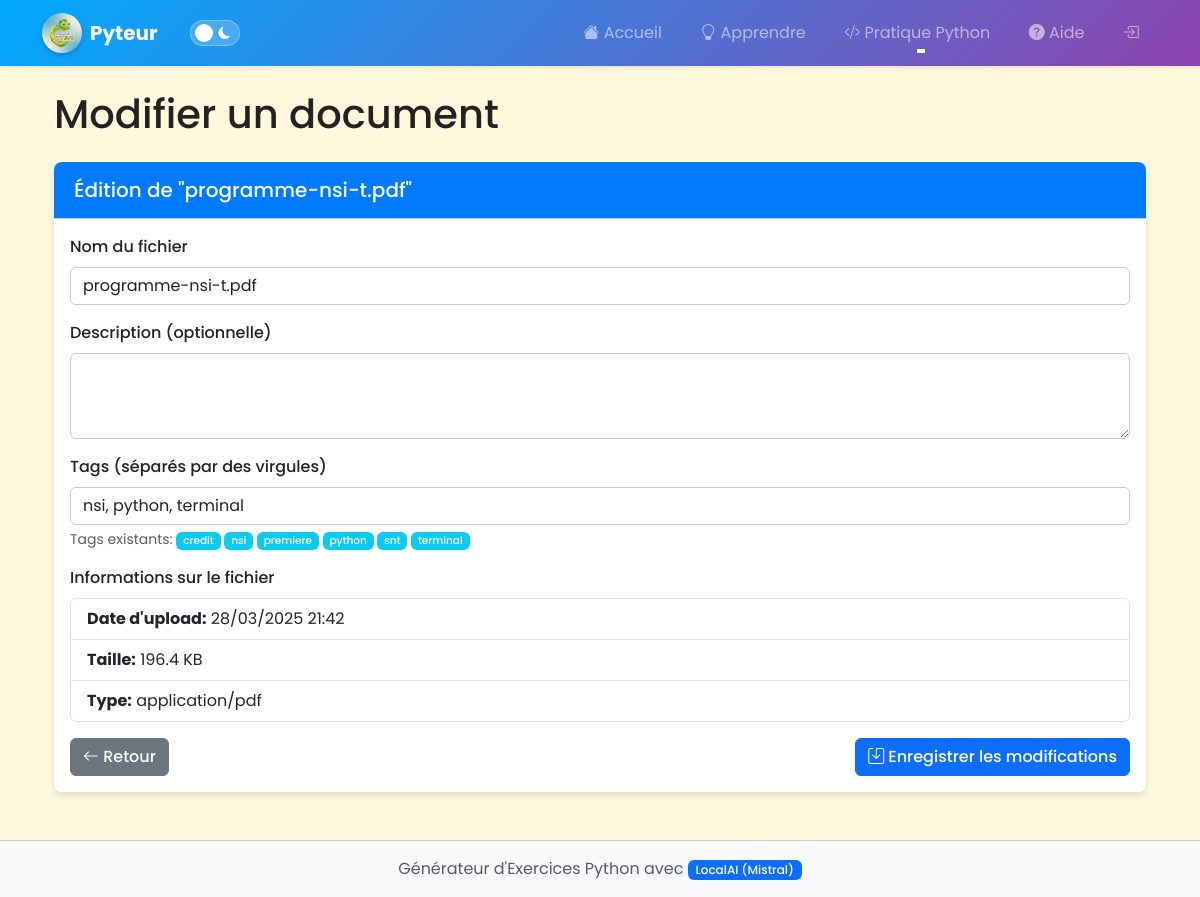
Screenshot of /ged/edit/2 with the database file from the repository.
### models.py (models this page shows)
class Document(db.Model):
    id = db.Column(db.Integer, primary_key=True)
    nom_fichier = db.Column(db.String(255), nullable=False)
    nom_unique = db.Column(db.String(36), unique=True)  # UUID4
    date_upload = db.Column(db.DateTime, default=db.func.current_timestamp())
    taille_fichier = db.Column(db.Integer)  # Taille en octets
    type_mime = db.Column(db.String(100))  # Type MIME du fichier
    description = db.Column(db.Text)  # Description optionnelle
    user_id = db.Column(db.Integer)
    est_cours = db.Column(db.Boolean, default=False)  # Indique si le document est un cours
    tags = db.relationship('Tag', secondary='document_tags', backref='documents')

class Tag(db.Model):
    id = db.Column(db.Integer, primary_key=True)
    nom = db.Column(db.String(50), unique=True)

### routes/ged.py (the view, shortened to what this page needs)
    @app.route('/ged/edit/<int:document_id>', methods=['GET', 'POST'])
    def edit_document(document_id):
        document = Document.query.get_or_404(document_id)
        all_tags = Tag.query.order_by(Tag.nom).all()
        return render_template('edit_document.html', document=document, all_tags=all_tags)

### templates/edit_document.html (shortened to what this page needs)
{% extends "layout.html" %}
{% block content %}
<div class="container">
    <h1 class="mb-4">Modifier un document</h1>
    <div class="card">
        <div class="card-header bg-secondary text-white">
            <h5 class="mb-0">Édition de "{{ document.nom_fichier }}"</h5>
        </div>
        <div class="card-body">
            <form action="{{ url_for('edit_document', document_id=document.id) }}" method="post">
                <div class="mb-3">
                    <label for="nom_fichier" class="form-label">Nom du fichier</label>
                    <input type="text" class="form-control" id="nom_fichier" name="nom_fichier" value="{{ document.nom_fichier }}" required>
                </div>
                <div class="mb-3">
                    <label for="description" class="form-label">Description (optionnelle)</label>
                    <textarea class="form-control" id="description" name="description" rows="3">{{ document.description }}</textarea>
                </div>
                <div class="mb-3">
                    <label for="tags" class="form-label">Tags (séparés par des virgules)</label>
                    <input type="text" class="form-control" id="tags" name="tags" value="{{ document.tags|map(attribute='nom')|join(', ') }}">
                    <div class="form-text">
                        Tags existants:
                        {% for tag in all_tags %}
                        <span class="badge bg-info tag-suggestion" style="cursor: pointer;">{{ tag.nom }}</span>
                        {% endfor %}
                    </div>
                </div>
                <div class="mb-3">
                    <label class="form-label">Informations sur le fichier</label>
                    <ul class="list-group">
                        <li class="list-group-item">
                            <strong>Date d'upload:</strong> {{ document.date_upload.strftime('%d/%m/%Y %H:%M') }}
                        </li>
                        <li class="list-group-item">
                            <strong>Taille:</strong> {{ (document.taille_fichier / 1024)|round(1) }} KB
                        </li>
                        <li class="list-group-item">
                            <strong>Type:</strong> {{ document.type_mime }}
                        </li>
                    </ul>
                </div>
                <div class="d-flex justify-content-between">
                    <a href="{{ url_for('ged') }}" class="btn btn-secondary">
                        <i class="bi bi-arrow-left"></i> Retour
                    </a>
                    <button type="submit" class="btn btn-primary">
                        <i class="bi bi-save"></i> Enregistrer les modifications
                    </button>
                </div>
            </form>
        </div>
    </div>
</div>
{% endblock %}

### static/style.css (style rules this page uses)
:root { --primary-color: #00aaff; --secondary-color: #8e44ad; --accent-color: #ff5733; --success-color: #2ecc71; --warning-color: #f1c40f; --info-color: #00ffcc; --bg-color: #f0f8ff; --text-color: #222; --card-bg: #ffffff; --input-bg: #ffffff; --input-text: #222; --border-color: #ccc; --code-bg: #1e1e2f; --code-color: #f8f8f2; --footer-bg: #e0e0e0; --modal-bg: #ffffff; --modal-text: #222; --nav-bg: linear-gradient(135deg, var(--primary-color), var(--secondary-color)); --nav-text: #ffffff; --light-color: #ecf0f1; --dark-color: #2c3e50; --transition-speed: 0.3s; --box-shadow: 0 4px 6px rgba(0, 0, 0, 0.1); --hover-shadow: 0 6px 12px rgba(0, 0, 0, 0.15); }
body { font-family: 'Poppins', sans-serif; background-color: #fff8dc; color: var(--text-color); transition: background-color var(--transition-speed), color var(--transition-speed); }
.card-header { background-color: #007bff !important; color: white !important; font-family: 'Poppins', sans-serif; font-weight: 600; border-radius: 0.5rem 0.5rem 0 0; }
.card { border-radius: 0.5rem; overflow: hidden; }
.btn { border-radius: 0.5rem; font-weight: 500; }
.card { box-shadow: var(--box-shadow); border: none; margin-bottom: 1.5rem; transition: all var(--transition-speed); border-radius: 0.5rem; overflow: hidden; background-color: var(--card-bg); color: var(--text-color); }
.card-header { font-weight: 600; padding: 1rem 1.25rem; background-color: rgba(0, 0, 0, 0.03); border-bottom: 1px solid var(--border-color); }
.card-body { background-color: var(--card-bg); }
.card { animation: fadeIn 0.5s ease-out; }
.form-label { font-weight: 500; transition: all var(--transition-speed); color: var(--text-color); }
.form-select, .form-control { transition: all var(--transition-speed); border-radius: 0.375rem; background-color: var(--input-bg); color: var(--input-text); border-color: var(--border-color); }
.btn { transition: all var(--transition-speed); border-radius: 0.375rem; position: relative; overflow: hidden; }
.btn::after { content: ''; position: absolute; top: 50%; left: 50%; width: 5px; height: 5px; background: rgba(255, 255, 255, 0.5); opacity: 0; border-radius: 100%; transform: scale(1, 1) translate(-50%, -50%); transform-origin: 50% 50%; }
.badge { transition: all var(--transition-speed); font-weight: 500; }

### rows the page displays
Document: nom_fichier "programme-nsi-t.pdf", date_upload "28/03/2025 21:42", (document.taille_fichier/1024)|round(1) "196.4", type_mime "application/pdf"
Tag: nom "credit"
Tag: nom "nsi"
Tag: nom "premiere"
Tag: nom "python"
Tag: nom "snt"
Tag: nom "terminal"
